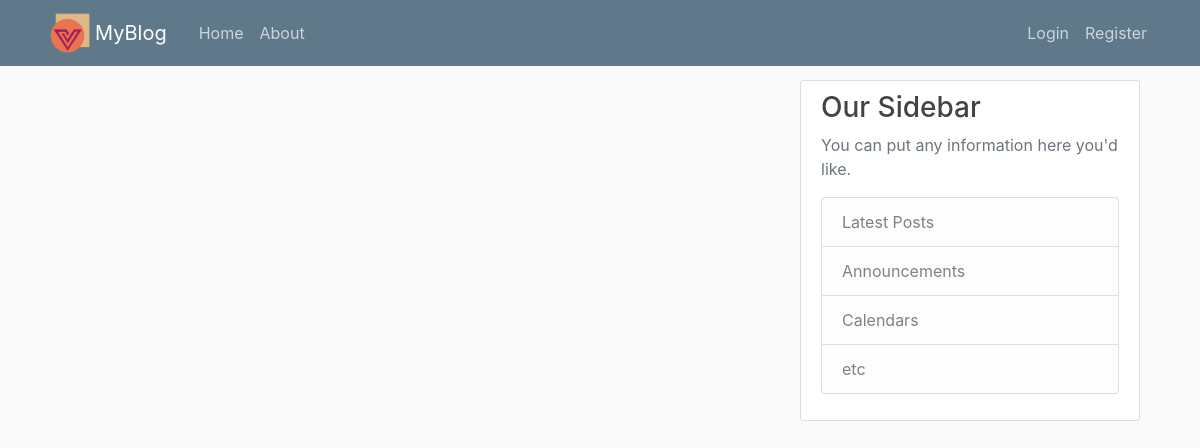
The app's page /home, older data.
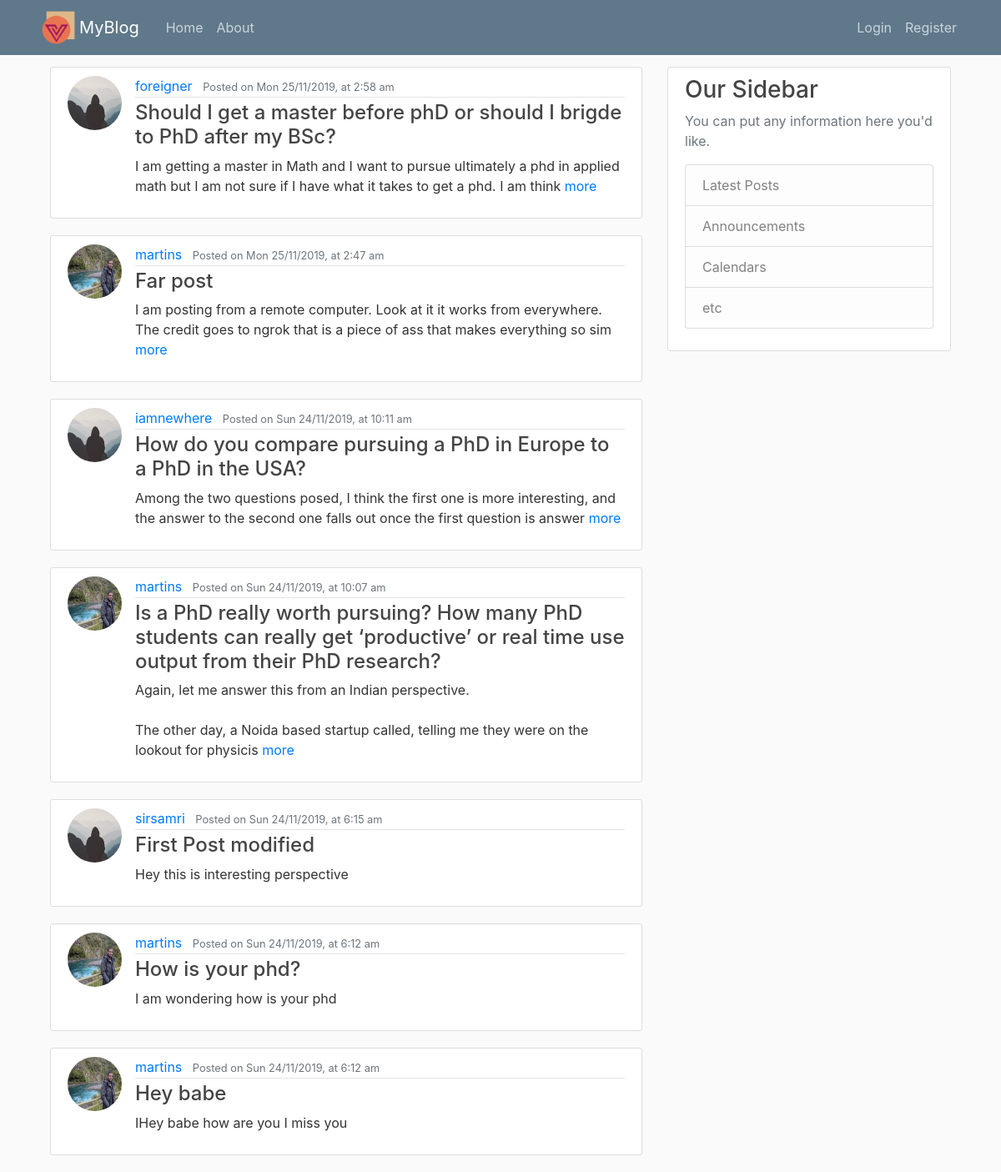
The same page, newer data.
### flaskblog/models.py (models this page shows, shortened)
class Post(db.Model):
    id = db.Column(db.Integer, primary_key=True)
    title = db.Column(db.String(100), nullable=False)
    date_posted = db.Column(db.DateTime, nullable=False, default=datetime.utcnow)
    content = db.Column(db.Text, nullable=False)
    user_id = db.Column(db.Integer, db.ForeignKey('user.id'), nullable=False)

class User(db.Model, UserMixin):
    id = db.Column(db.Integer, primary_key=True)
    username = db.Column(db.String(20), unique=True, nullable=False)
    email = db.Column(db.String(120), unique=True, nullable=False)
    image_file = db.Column(db.String(20), nullable=False, default='default.jpg')
    password = db.Column(db.String(20), nullable=False)
    posts = db.relationship('Post', backref='author', lazy=True)

### flaskblog/routes.py (the view)
@app.route('/')
@app.route('/home')
def home():
    posts = Post.query.order_by(Post.date_posted.desc()).all()
    return render_template('home.html', posts=posts)

### flaskblog/templates/home.html
{% extends "layout.html" %}
{% block content %}
    {% for post in posts %}
        <article class="media content-section">
          <img class="rounded-circle article-img" src="{{ url_for('static', filename='img/' + post.author.image_file) }}">
            <div class="media-body">
              <div class="article-metadata">
                <a class="mr-2" href="{{ url_for('user_posts', username=post.author.username) }}">{{ post.author.username }}</a>
                <small class="text-muted"> Posted on {{ moment(post.date_posted).format('ddd D/M/YYYY, [at] h:mm a') }}</small>
              </div>
              <h4><a class="article-title" href="{{ url_for('post', post_id=post.id) }}">{{ post.title }}</a></h4>
              <p class="article-content">{% if post.content|length > 100  %}{{ post.content[:150] }} <a href="{{ url_for('post', post_id=post.id) }}">more</a>{% else  %}{{ post.content }}{% endif  %}</p>
            </div>
        </article>
    {% endfor %}
{% endblock content %}

### flaskblog/templates/layout.html (shortened to what this page needs)
<!DOCTYPE html>
<html>
    <head>
        <link rel="stylesheet" href="https://maxcdn.bootstrapcdn.com/bootstrap/4.0.0/css/bootstrap.min.css">
        <link rel="stylesheet" type="text/css" href="{{ url_for('static', filename='main.css') }}">
    </head>
    <body>
        <header class="site-header">
            <nav class="navbar navbar-expand-md navbar-dark bg-steel fixed-top">
                <div class="container">
                    <img src="{{ url_for('static', filename='img/logo.png') }}" width="50px">
                    <a class="navbar-brand mr-4" href="/">MyBlog</a>
                <div class="collapse navbar-collapse" id="navbarToggle">
                    <div class="navbar-nav mr-auto">
                    <a class="nav-item nav-link" href="/">Home</a>
                    <a class="nav-item nav-link" href="{{url_for('about')}}">About</a>
                    </div>
                    <div class="navbar-nav">
                        {% if current_user.is_authenticated %}
                            <a class="nav-item nav-link" href="{{url_for('new_post')}}">New Post</a>
                            <a class="nav-item nav-link" href="{{url_for('account')}}">Account</a>
                            <a class="nav-item nav-link" href="{{url_for('logout')}}">Log out</a>
                        {% else %}
                            <a class="nav-item nav-link" href="{{url_for('login')}}">Login</a>
                            <a class="nav-item nav-link" href="{{url_for('register')}}">Register</a>
                        {% endif %}
                    </div>
                </div>
                </div>
            </nav>
        </header>
        <div class="container">
            <main role="main" class="container">
                <div class="row">
                    <div class="col-md-8">
                        {% block content %}
                        {% endblock content %}
                    </div>
                    <div class="col-md-4">
                    <div class="content-section">
                        <h3>Our Sidebar</h3>
                        <p class='text-muted'>You can put any information here you'd like.
                        <ul class="list-group">
                            <li class="list-group-item list-group-item-light">Latest Posts</li>
                            <li class="list-group-item list-group-item-light">Announcements</li>
                            <li class="list-group-item list-group-item-light">Calendars</li>
                            <li class="list-group-item list-group-item-light">etc</li>
                        </ul>
                        </p>
                    </div>
                    </div>
                </div>
            </main>
        </div>
    </body>
</html>

### flaskblog/static/main.css (style rules this page uses)
body { background: #fafafa; color: #333333; margin-top: 5rem; }
h1, h2, h3, h4, h5, h6 { color: #444444; }
.bg-steel { background-color: #5f788a; }
.site-header .navbar-nav .nav-link { color: #cbd5db; }
.content-section { background: #ffffff; padding: 10px 20px; border: 1px solid #dddddd; border-radius: 3px; margin-bottom: 20px; }
.article-title { color: #444444; }
.article-content { white-space: pre-line; }
.article-img { height: 65px; width: 65px; margin-right: 16px; }
.article-metadata { padding-bottom: 1px; margin-bottom: 4px; border-bottom: 1px solid #e3e3e3 }

Row changes from the older to the newer data that the page shows:
added Post: image_file (placeholder picture), author.username "foreigner", date_posted "Mon 25/11/2019, at 2:58 am", title "Should I get a master before phD or should I brigde to PhD after my BSc?", content "I am getting a master in Math and I want to pursue ultimately a phd in applied math but I am not sure if I have what it takes to get a phd. I am think"
added Post: image_file (picture), author.username "martins", date_posted "Mon 25/11/2019, at 2:47 am", title "Far post", content "I am posting from a remote computer. Look at it it works from everywhere. The credit goes to ngrok that is a piece of ass that makes everything so sim"
added Post: image_file (placeholder picture), author.username "iamnewhere", date_posted "Sun 24/11/2019, at 10:11 am", title "How do you compare pursuing a PhD in Europe to a PhD in the USA?", content "Among the two questions posed, I think the first one is more interesting, and the answer to the second one falls out once the first question is answer"
added Post: image_file (picture), author.username "martins", date_posted "Sun 24/11/2019, at 10:07 am", title "Is a PhD really worth pursuing? How many PhD students can really get ‘productive’ or real time use output from their PhD research?", content "Again, let me answer this from an Indian perspective. The other day, a Noida based startup called, telling me they were on the lookout for physicis"
added Post: image_file (placeholder picture), author.username "sirsamri", date_posted "Sun 24/11/2019, at 6:15 am", title "First Post modified", content "Hey this is interesting perspective"
added Post: image_file (picture), author.username "martins", date_posted "Sun 24/11/2019, at 6:12 am", title "How is your phd?", content "I am wondering how is your phd"
added Post: image_file (picture), author.username "martins", date_posted "Sun 24/11/2019, at 6:12 am", title "Hey babe", content "IHey babe how are you I miss you"
